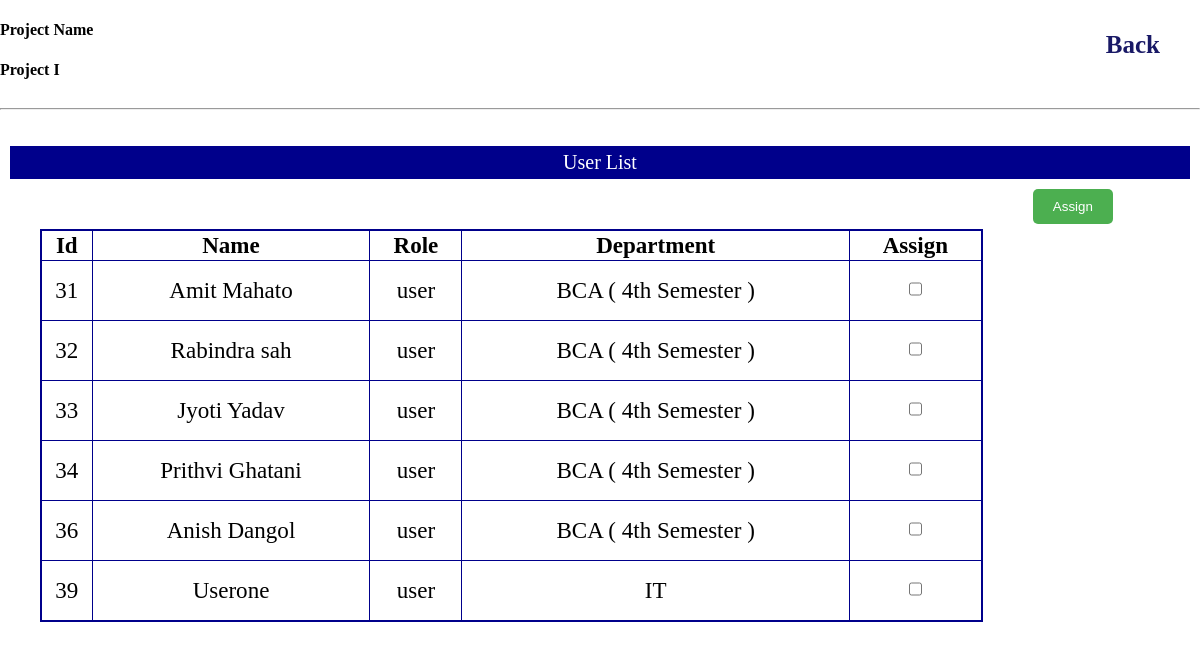
/Assignment/userAssignProject.php?p_id=6 (signed in), run on an earlier commit of the app's database.
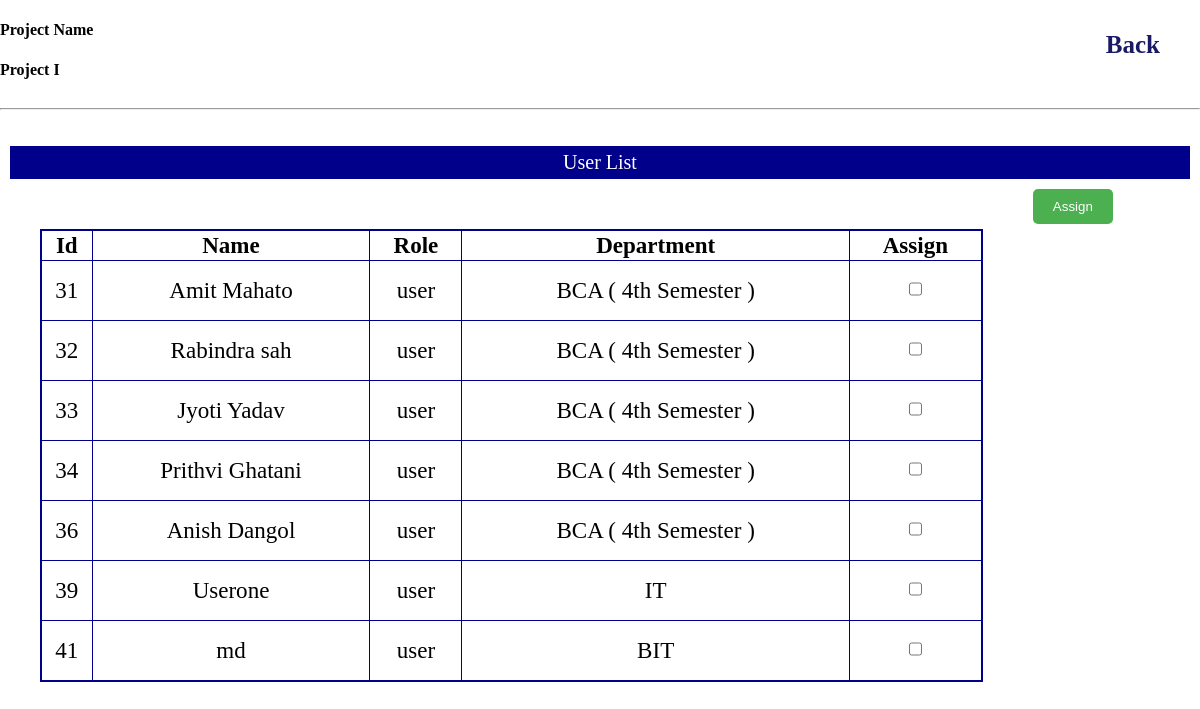
And on a later commit of the database.
### tables this page shows
CREATE TABLE `users` (
  `id` int(11) NOT NULL,
  `fullname` varchar(255) NOT NULL,
  `email` varchar(50) DEFAULT NULL,
  `phone` int(11) DEFAULT NULL,
  `address` varchar(255) NOT NULL,
  `username` varchar(255) DEFAULT NULL,
  `password` varchar(255) DEFAULT NULL,
  `department_id` int(11) DEFAULT NULL,
  `role` varchar(20) NOT NULL,
  `created_date` timestamp NOT NULL DEFAULT current_timestamp() ON UPDATE current_timestamp()
);

CREATE TABLE `department` (
  `dpt_id` int(11) NOT NULL,
  `department_name` varchar(255) NOT NULL,
  `created_date` timestamp NOT NULL DEFAULT current_timestamp() ON UPDATE current_timestamp()
);

### Assignment/userAssignProject.php (the view, shortened to what this page needs)
<?php
include '../dbconnect/dbconnect.php';
$project_id = $_GET['p_id'];
   $userType = $_SESSION["user_type"];
?>
<!DOCTYPE html>
<html lang="en">
<head>
    <link rel="stylesheet" href="../css/project_details.css">
    <link rel="stylesheet" href="../css/assignment.css">
</head>
<body>
<?php
    if($userType=="admin" || $userType=="foreman")
{?>
    <?php
        include"./header/headerassign.php";
    ?>
        <div class="layout">
            <a href="./userAssignProject.php?p_id=<?php echo $project_id; ?>" id="assign_user">Assign</a>
            <a href="./unassign.php?p_id=<?php echo $project_id; ?>" id="assign_user">UnAssign</a>
        </div>
        <center><div Class="user_nav">User List</div></center>
        <div class='showuser'>
            <div class="usertableview">
                <form action="" method="POST">
                    <table border="1">
                        <?php
                            $query_users_view="SELECT * from users where role='user'";
                            $result_view=mysqli_query($conn,$query_users_view);
                            $num_view=mysqli_num_rows($result_view);
                            if($num_view>0)
                            {?>
                                <tr>
                                <th>Id</th>
                                <th>Name</th>
                                <th>Role</th>
                                <th>Department</th>
                                <th>Assign</th>
                                </tr>
                                <?php
                                while($row=mysqli_fetch_assoc($result_view))
                                {
                                    $user_id=$row['id'];
                                    $fullname=$row['fullname'];
                                    $role=$row['role'];
                                    $dpt_id=$row['department_id'];
                                    ?>
                                    <tr>
                                        <td><?php echo  $user_id ?></td>
                                        <td><?php echo $fullname  ?></td>
                                        <td><?php echo $role ?></td>
                                        <?php
                                            $query_department_view="SELECT * from department where dpt_id='$dpt_id'";
                                            $dpt_result_view=mysqli_query($conn,$query_department_view);
                                            $row=mysqli_fetch_assoc($dpt_result_view);
                                            $dpt_name=$row['department_name'];
                                        ?>
                                        <td><?php echo $dpt_name ?></td>
                                        <td><input type="checkbox" name="checked_id[]" value="<?php echo $user_id; ?>" class="checkbox"></td>
                                    </tr>
                                <?php
                                }
                            }
                            else
                            {
                                echo "No Users Found.";
                            }
                        ?>
                    </table>
            </div>
            <div class="usersubmitview">
                <input type="submit" value="Assign" name="submit" class="btn_done">
                <br><br>
            </div>
        </div>
    <?php
    }
    else
    { echo "Access Forbidden";
    }?>
</body>
</html>

What changed in the data, as far as the page shows it:
added users: id "41", fullname "md", role "user", department.department_name "BIT"
